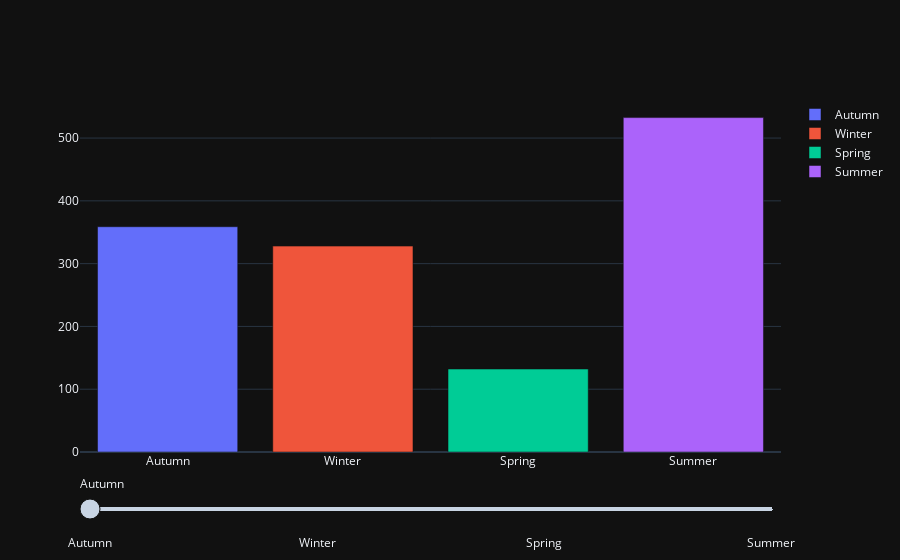

Notebook code cell kept with this figure:
### Markdown cell above
## Create a new data frame with total rains per month

### Code cell
def getMonth(nummonth):
    
    match nummonth:
        case 12 | 1 | 2:
            return "Summer"
        case 3 | 4 | 5:
            return "Autumn"
        case 6 | 7 | 8:
            return "Winter"
        case 9 | 10 | 11:
            return "Spring"
    
# add a new columns to store the month
rain['Month'] = [getMonth(val.month) for val in rain['date_modified']]

rain_pm = rain.groupby('Month').agg({'Rainfall':['sum']}).reset_index()
rain_pm.columns = rain_pm.columns.map('_'.join)
rain_pm = rain_pm.rename(columns={'Month_': 'Season', 'Rainfall_sum': 'Total Rainfall'})

# Create the basic figure
fig = go.Figure()

# Loop through the Sessions
for season in ['Autumn', 'Winter', 'Spring','Summer']:
  	# Subset the DataFrame
    df = rain_pm[rain_pm.Season == season]
    # Add a trace for each season
    fig.add_trace(go.Bar(x=df['Season'], y=df['Total Rainfall'], name=season))
    
    # Create the slider elements
sliders = [
    {'steps':[
    {'method': 'update', 'label': 'Autumn', 'args': [{'visible': [True, False, False, False]}]},
    {'method': 'update', 'label': 'Winter', 'args': [{'visible': [False, True, False, False]}]},
    {'method': 'update', 'label': 'Spring', 'args': [{'visible': [False, False, True, False]}]},
    {'method': 'update', 'label': 'Summer', 'args': [{'visible': [False, False, False, True]}]}    
    ]}]

# Update the figure to add sliders and show
fig.update_layout({'sliders': sliders})

# Show the plot
fig.show()

### Figure 1 — Plotly figure (JSON) as saved in the notebook; plotly's stock layout.template omitted (floating-point values rounded to 4 significant figures)
{"data": [{"name": "Autumn", "x": ["Autumn"], "y": [358.8], "type": "bar"}, {"name": "Winter", "x": ["Winter"], "y": [327.9], "type": "bar"}, {"name": "Spring", "x": ["Spring"], "y": [132.1], "type": "bar"}, {"name": "Summer", "x": ["Summer"], "y": [532.6], "type": "bar"}], "layout": {"sliders": [{"steps": [{"args": [{"visible": [true, false, false, false]}], "label": "Autumn", "method": "update"}, {"args": [{"visible": [false, true, false, false]}], "label": "Winter", "method": "update"}, {"args": [{"visible": [false, false, true, false]}], "label": "Spring", "method": "update"}, {"args": [{"visible": [false, false, false, true]}], "label": "Summer", "method": "update"}]}]}}
